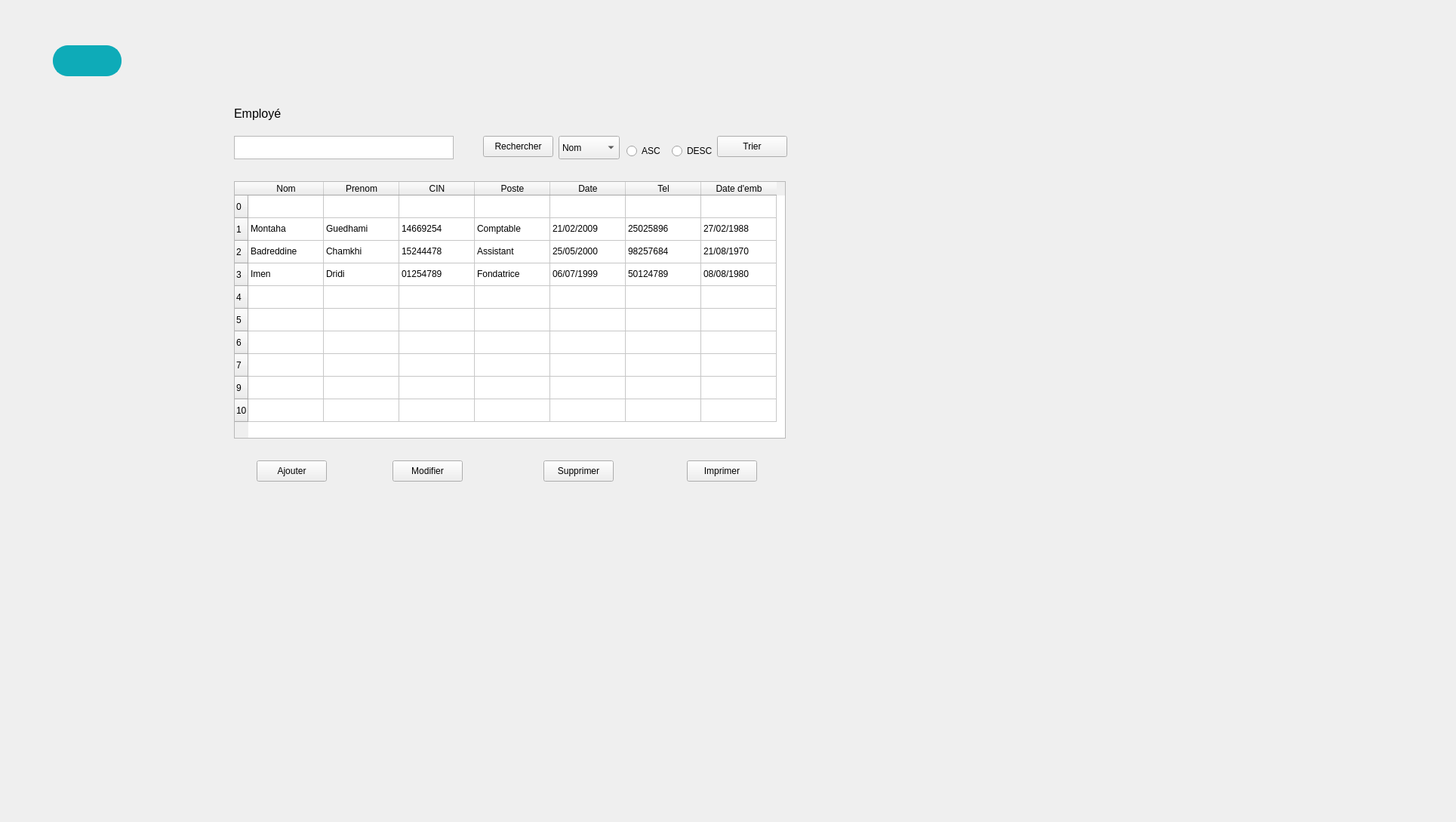
      <widget class="QWidget" name="AfficherEmploye">
       <attribute name="title">
        <string>Afficher Employee</string>
       </attribute>
       <widget class="QLabel" name="afficherEmpBack">
        <property name="geometry">
         <rect>
          <x>-10</x>
          <y>-20</y>
          <width>1920</width>
          <height>1080</height>
         </rect>
        </property>
        <property name="text">
         <string/>
        </property>
        <property name="pixmap">
         <pixmap resource="res.qrc">:/img/back_empty.png</pixmap>
        </property>
       </widget>
       <widget class="QListView" name="searchBoxAffichEmp">
        <property name="geometry">
         <rect>
          <x>310</x>
          <y>180</y>
          <width>291</width>
          <height>31</height>
         </rect>
        </property>
       </widget>
       <widget class="QPushButton" name="searchButton">
        <property name="geometry">
         <rect>
          <x>640</x>
          <y>180</y>
          <width>93</width>
          <height>28</height>
         </rect>
        </property>
        <property name="text">
         <string>Rechercher</string>
        </property>
       </widget>
       <widget class="QRadioButton" name="ASCradioButton">
        <property name="geometry">
         <rect>
          <x>830</x>
          <y>190</y>
          <width>97</width>
          <height>20</height>
         </rect>
        </property>
        <property name="text">
         <string>ASC</string>
        </property>
       </widget>
       <widget class="QPushButton" name="editBox">
        <property name="geometry">
         <rect>
          <x>520</x>
          <y>610</y>
          <width>93</width>
          <height>28</height>
         </rect>
        </property>
        <property name="text">
         <string>Modifier</string>
        </property>
       </widget>
       <widget class="QComboBox" name="searchComboBoxEmp">
        <property name="geometry">
         <rect>
          <x>740</x>
          <y>180</y>
          <width>81</width>
          <height>31</height>
         </rect>
        </property>
        <item>
         <property name="text">
          <string>Nom</string>
         </property>
        </item>
        <item>
         <property name="text">
          <string>Salaire</string>
         </property>
        </item>
        <item>
         <property name="text">
          <string>Date d'embauche</string>
         </property>
        </item>
       </widget>
       <widget class="QLabel" name="textEmpAffiche">
        <property name="geometry">
         <rect>
          <x>310</x>
          <y>130</y>
          <width>121</width>
          <height>41</height>
         </rect>
        </property>
        <property name="text">
         <string>&lt;html&gt;&lt;head/&gt;&lt;body&gt;&lt;p&gt;&lt;span style=&quot; font-size:12pt;&quot;&gt;Employé&lt;/span&gt;&lt;/p&gt;&lt;/body&gt;&lt;/html&gt;</string>
        </property>
       </widget>
       <widget class="QTableWidget" name="tableWidget">
        <property name="geometry">
         <rect>
          <x>310</x>
          <y>240</y>
          <width>731</width>
          <height>341</height>
         </rect>
        </property>
        <row>
         <property name="text">
          <string>0</string>
         </property>
        </row>
        <row>
         <property name="text">
          <string>1</string>
         </property>
        </row>
        <row>
         <property name="text">
          <string>2</string>
         </property>
        </row>
        <row>
         <property name="text">
          <string>3</string>
         </property>
        </row>
        <row>
         <property name="text">
          <string>4</string>
         </property>
        </row>
        <row>
         <property name="text">
          <string>5</string>
         </property>
        </row>
        <row>
         <property name="text">
          <string>6</string>
         </property>
        </row>
        <row>
         <property name="text">
          <string>7</string>
         </property>
        </row>
        <row>
         <property name="text">
          <string>9</string>
         </property>
        </row>
        <row>
         <property name="text">
          <string>10</string>
         </property>
        </row>
        <column>
         <property name="text">
          <string>Nom</string>
         </property>
        </column>
        <column>
         <property name="text">
          <string>Prenom</string>
         </property>
        </column>
        <column>
         <property name="text">
          <string>CIN</string>
         </property>
        </column>
        <column>
         <property name="text">
          <string>Poste</string>
         </property>
        </column>
        <column>
         <property name="text">
          <string>Date</string>
         </property>
        </column>
        <column>
         <property name="text">
          <string>Tel</string>
         </property>
        </column>
        <column>
         <property name="text">
          <string>Date d'emb</string>
         </property>
        </column>
        <item row="0" column="0">
         <property name="text">
          <string/>
         </property>
        </item>
        <item row="0" column="1">
         <property name="text">
          <string/>
         </property>
        </item>
        <item row="0" column="2">
         <property name="text">
          <string/>
         </property>
        </item>
        <item row="0" column="3">
         <property name="text">
          <string/>
         </property>
        </item>
        <item row="0" column="4">
         <property name="text">
          <string/>
         </property>
        </item>
        <item row="1" column="0">
         <property name="text">
          <string>Montaha</string>
         </property>
        </item>
        <item row="1" column="1">
         <property name="text">
          <string>Guedhami</string>
         </property>
        </item>
        <item row="1" column="2">
         <property name="text">
          <string>14669254</string>
         </property>
        </item>
        <item row="1" column="3">
         <property name="text">
          <string>Comptable</string>
         </property>
        </item>
        <item row="1" column="4">
         <property name="text">
          <string>21/02/2009</string>
         </property>
        </item>
        <item row="1" column="5">
         <property name="text">
          <string>25025896</string>
         </property>
        </item>
        <item row="1" column="6">
         <property name="text">
          <string>27/02/1988</string>
         </property>
        </item>
        <item row="2" column="0">
         <property name="text">
          <string>Badreddine </string>
         </property>
        </item>
        <item row="2" column="1">
         <property name="text">
          <string>Chamkhi</string>
         </property>
        </item>
        <item row="2" column="2">
         <property name="text">
          <string>15244478</string>
         </property>
        </item>
        <item row="2" column="3">
         <property name="text">
          <string>Assistant</string>
         </property>
        </item>
        <item row="2" column="4">
         <property name="text">
          <string>25/05/2000</string>
         </property>
        </item>
        <item row="2" column="5">
         <property name="text">
          <string>98257684</string>
         </property>
        </item>
        <item row="2" column="6">
         <property name="text">
          <string>21/08/1970</string>
         </property>
        </item>
        <item row="3" column="0">
         <property name="text">
          <string>Imen </string>
         </property>
        </item>
        <item row="3" column="1">
         <property name="text">
          <string>Dridi</string>
         </property>
        </item>
        <item row="3" column="2">
         <property name="text">
          <string>01254789</string>
         </property>
        </item>
        <item row="3" column="3">
         <property name="text">
          <string>Fondatrice</string>
         </property>
        </item>
        <item row="3" column="4">
         <property name="text">
          <string>06/07/1999</string>
         </property>
        </item>
        <item row="3" column="5">
         <property name="text">
          <string>50124789</string>
         </property>
        </item>
        <item row="3" column="6">
         <property name="text">
          <string>08/08/1980</string>
         </property>
        </item>
        <item row="4" column="0">
         <property name="text">
          <string/>
         </property>
        </item>
       </widget>
       <widget class="QPushButton" name="sortBox">
        <property name="geometry">
         <rect>
          <x>950</x>
          <y>180</y>
          <width>93</width>
          <height>28</height>
         </rect>
        </property>
        <property name="text">
         <string>Trier</string>
        </property>
       </widget>
       <widget class="QPushButton" name="printBox">
        <property name="geometry">
         <rect>
          <x>910</x>
          <y>610</y>
          <width>93</width>
          <height>28</height>
         </rect>
        </property>
        <property name="text">
         <string>Imprimer</string>
        </property>
       </widget>
       <widget class="QRadioButton" name="DESCradioButton">
        <property name="geometry">
         <rect>
          <x>890</x>
          <y>190</y>
          <width>97</width>
          <height>20</height>
         </rect>
        </property>
        <property name="text">
         <string>DESC</string>
        </property>
       </widget>
       <widget class="QPushButton" name="ajouterBox">
        <property name="geometry">
         <rect>
          <x>340</x>
          <y>610</y>
          <width>93</width>
          <height>28</height>
         </rect>
        </property>
        <property name="text">
         <string>Ajouter</string>
        </property>
       </widget>
       <widget class="QPushButton" name="returnAfficherEmp">
        <property name="geometry">
         <rect>
          <x>70</x>
          <y>60</y>
          <width>91</width>
          <height>41</height>
         </rect>
        </property>
        <property name="styleSheet">
         <string notr="true">/* Styles généraux du bouton */
QPushButton {
    background-color: #0EABB8; /* Bleu clair pour représenter l'eau */
    border: 2px solid #0EABB8; /* Bordure bleue */
    color: #ffffff; /* Texte blanc */
    padding: 15px 25px; /* Espacement intérieur */
    font-size: 18px; /* Taille de la police */
    font-weight: bold; /* Police en gras */
    border-radius: 20px; /* Bordure arrondie */
    outline: none; /* Supprime la bordure de focus */
    position: relative; /* Position relative pour les pseudo-éléments */
    overflow: hidden; /* Cache le contenu débordant */
    transition: background-color 0.3s, color 0.3s; /* Transition des couleurs */
}

/* Style au survol du bouton */
QPushButton:hover {
    background-color: #03a9fc; /* Fond devient blanc */
    color: #0EABB8; /* Texte devient bleu clair */
}

/* Style au clic du bouton */
QPushButton:pressed {
    background-color: #1e4c6f; /* Bleu foncé lors du clic */
    color: #f8f8f8; /* Texte blanc lors du clic */
}

/* Animation pour le pseudo-élément :after */
QPushButton::after {
    content: ''; /* Contenu vide */
    position: absolute; /* Position absolue */
    width: 100%; /* Largeur à 100% */
    height: 100%; /* Hauteur à 100% */
    background-color: rgba(255, 255, 255, 0.3); /* Fond semi-transparent */
    top: 50%; /* Positionnement au centre vertical */
    left: 50%; /* Positionnement au centre horizontal */
    border-radius: 50%; /* Bordure arrondie */
    transform: translate(-50%, -50%) scale(0); /* Réduit l'échelle à 0 */
    transition: transform 0.5s ease; /* Transition de l'échelle */
}

/* Animation au survol du bouton */
QPushButton:hover::after {
    transform: translate(-50%, -50%) scale(2); /* Augmente l'échelle à 2 */
}</string>
        </property>
        <property name="text">
         <string/>
        </property>
        <property name="icon">
         <iconset resource="res.qrc">
          <normaloff>:/img/return.png</normaloff>:/img/return.png</iconset>
        </property>
        <property name="iconSize">
         <size>
          <width>35</width>
          <height>35</height>
         </size>
        </property>
        <property name="shortcut">
         <string>Backspace</string>
        </property>
       </widget>
       <widget class="QPushButton" name="pushButton_7">
        <property name="geometry">
         <rect>
          <x>720</x>
          <y>610</y>
          <width>93</width>
          <height>28</height>
         </rect>
        </property>
        <property name="text">
         <string>Supprimer</string>
        </property>
       </widget>
      </widget>
